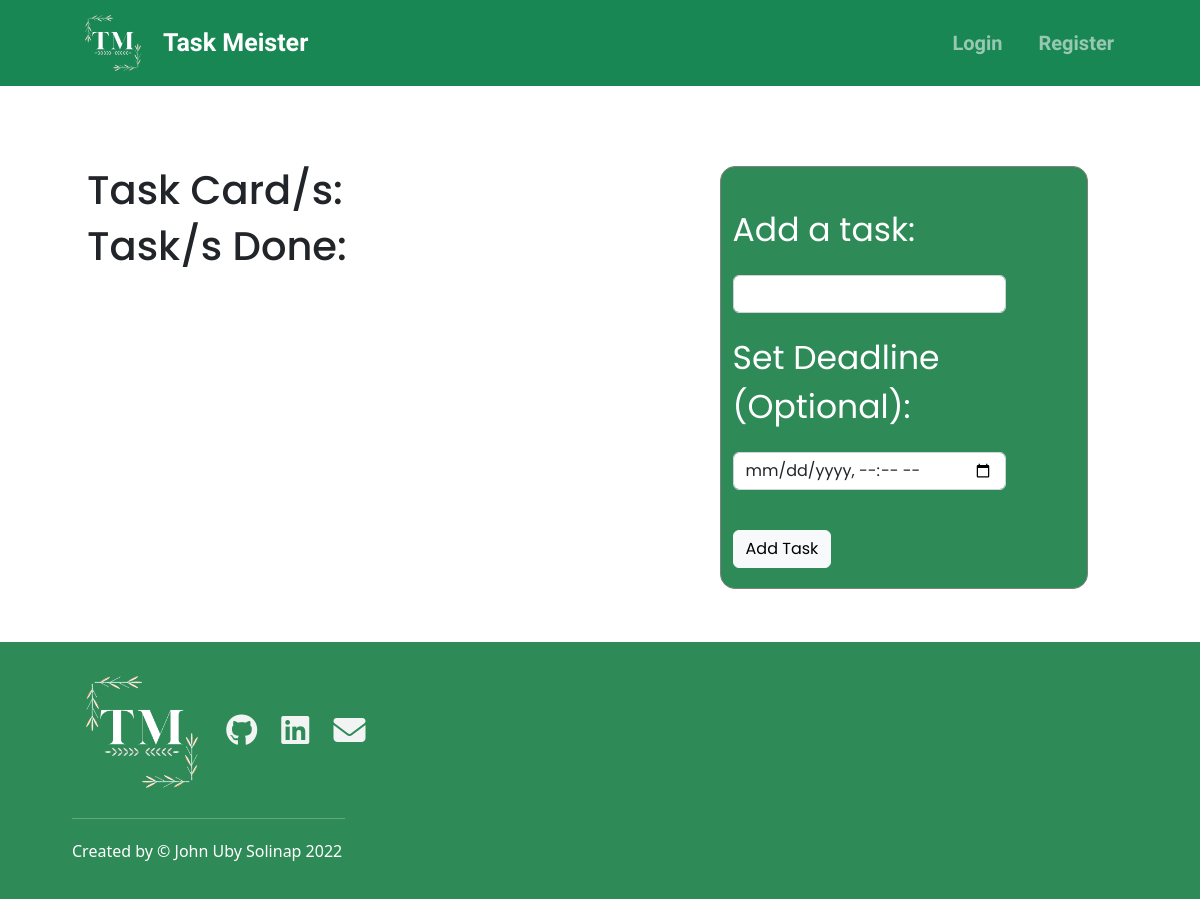
The app's page /tasks/1/1/, older data.
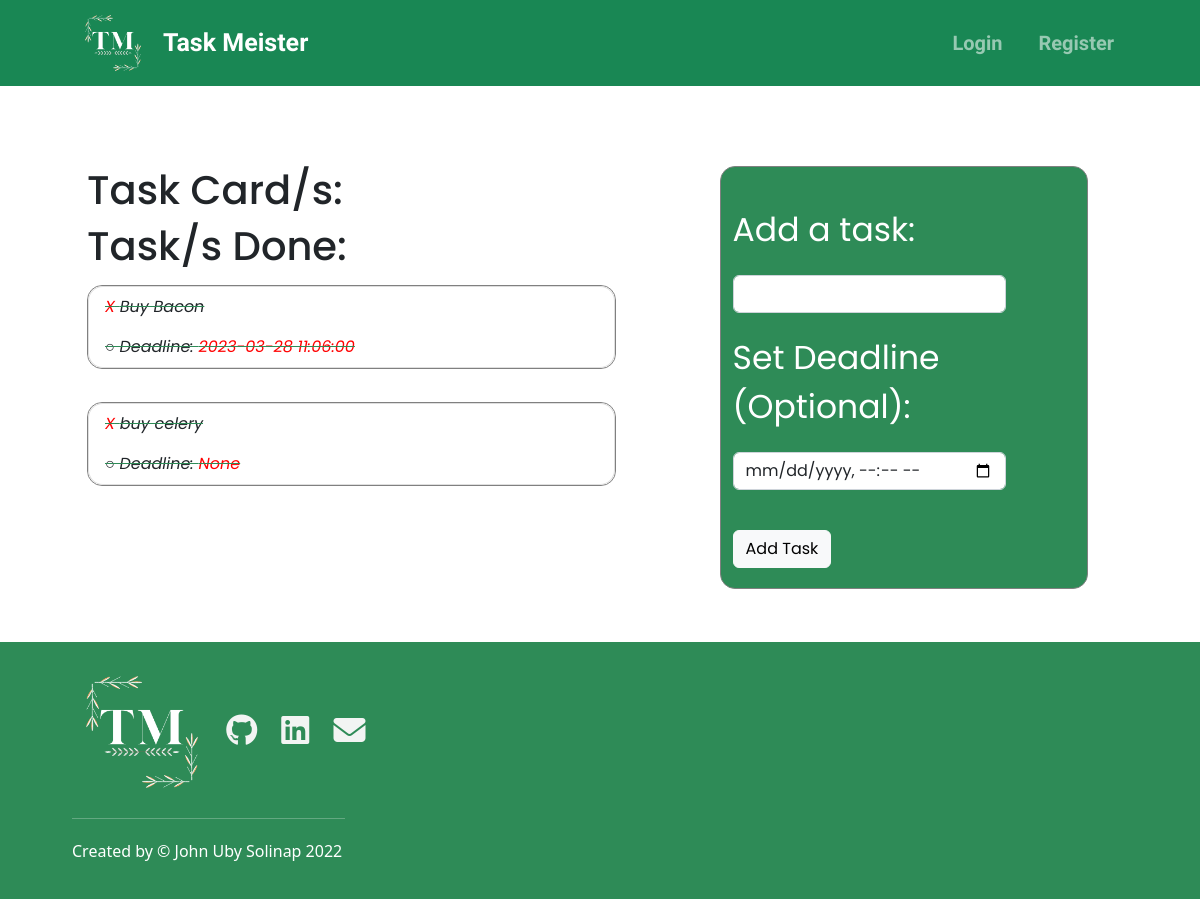
The same page, newer data.
### main.py (models this page shows)
class TaskDone(db.Model):
    __tablename__ = "finished"
    id = db.Column(db.Integer, primary_key=True)
    task = db.Column(db.String(100), nullable=False)
    end_date = db.Column(db.String(100))
    task_list_id = db.Column(db.Integer, db.ForeignKey("task-lists.id"))
    task_list_data = relationship("TaskList", back_populates="done_task")

### main.py (the view, shortened to what this page needs)
@app.route('/tasks/<int:index>/<taskname>/', methods=["GET", "POST"])
def add_task(index, taskname):
    form = TaskForm()
    selected_task = TaskList.query.get(index)
    tasks = db.session.query(Task).filter(Task.task_list_id == index)
    finished_tasks = db.session.query(TaskDone).filter(TaskDone.task_list_id == index)
    return render_template("task.html", form=form, current_user=current_user, task=selected_task, tasks=tasks, finished=finished_tasks)

### forms.py
class TaskForm(FlaskForm):
    task = StringField("Add a task:", validators=[DataRequired()])
    end_date = DateTimeLocalField("Set Deadline (Optional):", format='%Y-%m-%dT%H:%M', validators=[Optional()])
    submit = SubmitField("Add Task")

### templates/task.html (shortened to what this page needs)
<!DOCTYPE html>
<html lang="en">
<head>
  {% include "header.html" %}
  {% import "bootstrap/wtf.html" as wtf %}
</head>
<body>
    <section class="main-section" id="add-task">
      <div class="container">
        <div class="row">
          <div class="task-list col-lg-6">
              <h1>Task Card/s:</h1>
              <h1>Task/s Done:</h1>
              {% for finished_task in finished %}
              <ul class="list-group finished-task">
                  <li class="list-group-item single-task border-bottom-0"><a href="{{ url_for('delete_task', task_index=finished_task.task_list_id, delete_index=finished_task.id) }}" class="remove-task"> X</a> {{ finished_task.task }}</li>
                  <li class="list-group-item single-task">○ Deadline: <span class="deadline">{{ finished_task.end_date }}</span></li>
              </ul>
              <hr class="hidden">
              {% endfor %}
          </div>
          <div class="mx-auto at-form form-inputs col-lg-4">
           {{ wtf.quick_form(form, novalidate=True, button_map={"submit": "light"}) }}
          </div>
        </div>
      </div>
    </section>
{% include "footer.html" %}

### templates/header.html (shortened to what this page needs)
<!DOCTYPE html>
<html lang="en">
<head>
  <link href="{{ url_for('static', filename='css/style.css') }}" rel="stylesheet" />
  <link href="https://cdn.jsdelivr.net/npm/bootstrap@5.2.1/dist/css/bootstrap.min.css" rel="stylesheet">
</head>
<body>
        <nav class="navbar navbar-expand-lg navbar-dark bg-success" id="mainNav">
            <div class="container px-4 px-lg-5">
                <a href="{{ url_for('home') }}"><img class="logo" src="{{ url_for('static', filename='images/T.png') }}"></a>
                <p class="nav-name">Task Meister</p>
                <div class="collapse navbar-collapse" id="navbarResponsive">
                    <ul class="navbar-nav ms-auto py-4 py-lg-0">
                        {% if not current_user.is_authenticated %}
                        <li class="nav-item"><a class="nav-link" href="{{ url_for('login') }}">Login</a></li>
                        <li class="nav-item"><a class="nav-link" href="{{ url_for('register') }}">Register</a></li>
                        {% else %}
                        <li class="nav-item"><a class="nav-link" href="{{ url_for('home') }}">Logout</a></li>
                        <li class="nav-item"><a class="nav-link" href="{{ url_for('task_list_page') }}">My Lists</a></li>
                        {% endif %}
                    </ul>
                </div>
            </div>
        </nav>
</body>
</html>

### templates/footer.html (shortened to what this page needs)
<footer id="footer">
    <div class="container">
        <div class="row">
            <div class="links col-lg-6">
                <img class="footer-logo" src="{{ url_for('static', filename='images/T.png') }}">
                <a class="icons fa-2xl" href="https://github.com/UbySolinap/Task-Manager"><i class="fa-brands fa-github"></i></a>
                <a class="icons fa-2xl" href="https://www.linkedin.com/in/john-uby-solinap-454348201/"><i class="fa-brands fa-linkedin"></i></a>
                <a class="icons fa-2xl" href="mailto: dimitri.test06@gmail.com"><i class="fa-solid fa-envelope"></i></a>
                <hr class="footer-hr">
                <p class="copyright">Created by © John Uby Solinap 2022</p>
            </div>
        </div>
    </div>
</footer>
</body>
</html>

### static/css/style.css (style rules this page uses)
.main-section { font-family: 'Poppins'; padding: 80px 20px 53px 75px; }
.navbar { font-family: 'Amiri'; font-weight: 700; font-size: 20px; }
.nav-item { padding-left: 20px; }
.logo { width: 70px; height: 70px; }
.nav-name { color: white; margin: 15px; font-size: 25px; }
input[type=text], input[type=password], input[type=datetime-local] { width: 80%; margin: 20px 0px; }
.form-inputs { font-family: 'Poppins'; font-size: 25px; }
.deadline { color: red; }
.remove-task { text-decoration: none; color: red; }
.hidden { color: white; }
.finished-task { font-style: italic; text-decoration: line-through #2E8B57; width: auto; margin-top: 15px; border-radius: 15px!important;; border: 1.5px solid gray; }
.at-form { background-color: #2E8B57; color: white; border-radius: 15px; border: 1.5px solid gray; padding-top: 30px; font-size: 33px; max-height: 500px; }
input[type=submit] { margin: 20px 0px; }
#footer { padding-bottom: 20px; padding-top: 20px; padding-left: 60px; background-color: #2E8B57; color: white; }
.footer-hr { width: 50%; }
.icons { margin: 10px; color: #f2f4f3; }
.copyright { margin-top: 20px; }
.footer-logo { width: 140px; height: 140px; }

Row changes from the older to the newer data that the page shows:
added TaskDone: task "Buy Bacon", end_date "2023-03-28 11:06:00"
added TaskDone: task "buy celery", end_date "None"
